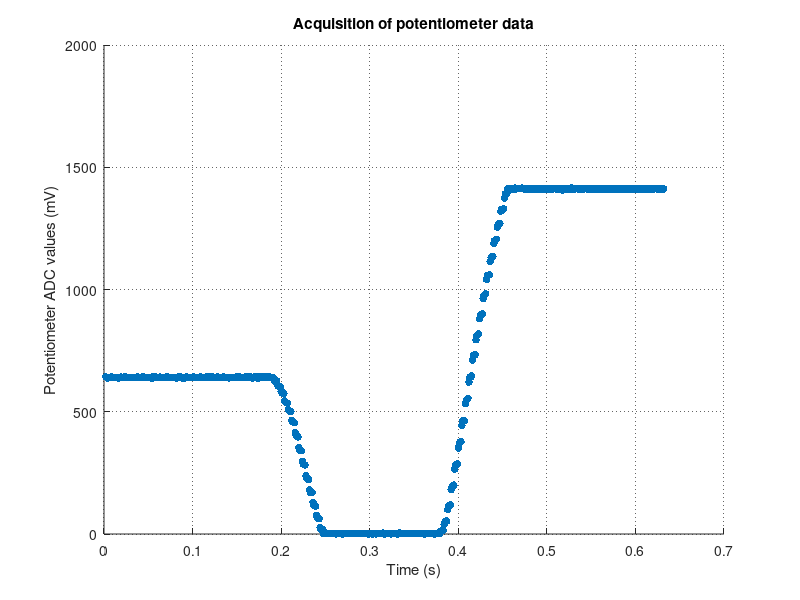

The MATLAB source for this figure:
clear all;
close all;
clc;

figure;
data = csvread('potResTest3.csv');
t1 = data(2:end,1)/1000;
v1 = (data(2:end,2));%- 640) * 0.00068569;

h = scatter(t1,v1,'filled','SizeData',30);
title('Acquisition of potentiometer data')
xlabel('Time (s)')
ylabel('Potentiometer ADC values (mV)')
grid on;
set(gca,'GridLineStyle',':', 'GridColor', 'k', 'GridAlpha', .6);
axes_handles = findall(gcf, 'type','axes' );
